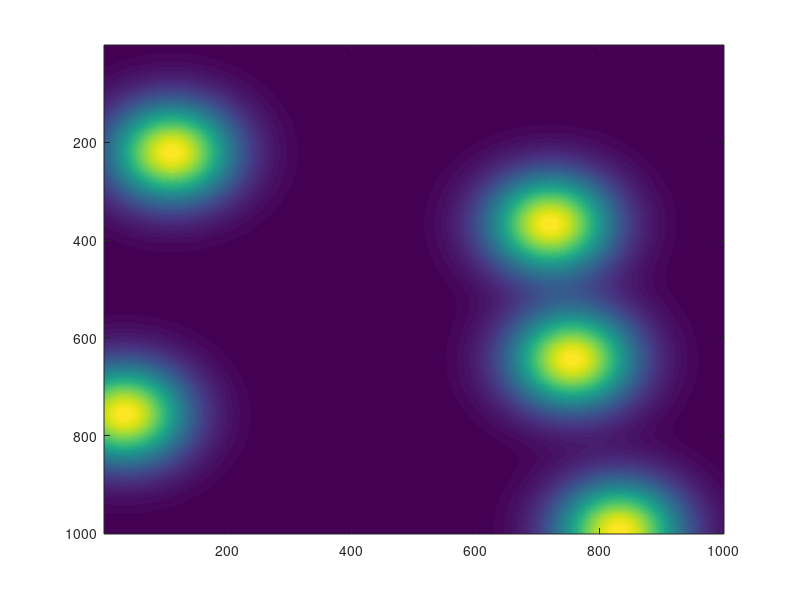

Write the MATLAB code that produced this figure.
function mesh_coso()


xaxis = 0.0:0.001:1.0;
yaxis = 1.0:-0.001:0.0;
[x,y] = meshgrid(xaxis,yaxis);

n = 5;
data = rand(n,2);
%data = [0.1 0.5; 0.9 0.5];

sigma = 0.01;

D = square_distance(data',[x(:),y(:)]');

z = sum(exp(-D/sigma),1);
z = reshape(z,size(x,1),size(y,1));

close all
figure
imagesc(z);
%surf(x,y,z);

data

end



function d = square_distance(a,b)
% SQUARE_DISTANCE - computes Euclidean SQUARED distance matrix
%
% E = distance(A,B)
%
%    A - (DxM) matrix 
%    B - (DxN) matrix
%
% Returns:
%    E - (MxN) Euclidean SQUARED distances between vectors in A and B
%
%
if (nargin ~= 2)
   error('Not enough input arguments');
end

if (size(a,1) ~= size(b,1))
   error('A and B should be of same dimensionality');
end

aa=sum(a.*a,1); bb=sum(b.*b,1); ab=a'*b; 
%d = sqrt(abs(repmat(aa',[1 size(bb,2)]) + repmat(bb,[size(aa,2) 1]) - 2*ab));
d = (abs(repmat(aa',[1 size(bb,2)]) + repmat(bb,[size(aa,2) 1]) - 2*ab));

end

